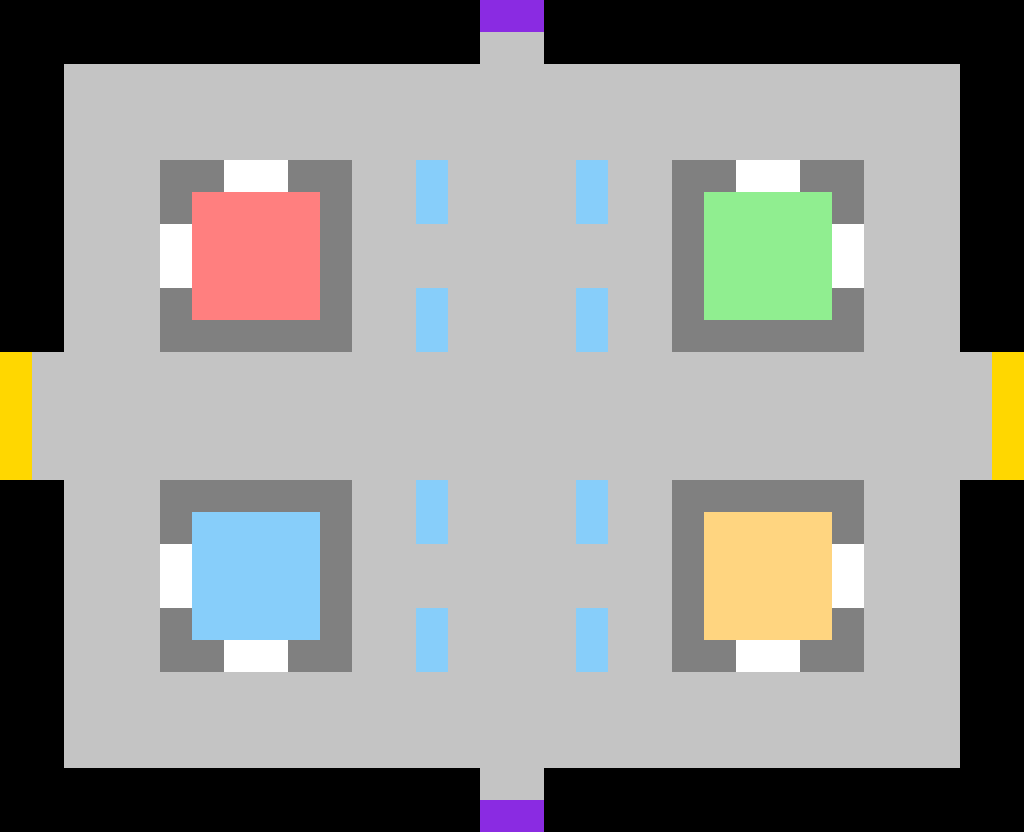

This game map was drawn from its Tiled (.tmx) file and the tilesets committed beside it. A one-line description and the full map source follow:
An orthogonal 32x26 tile map with 32x32 px tiles, 1 tile layer (floor) and 9 objects (SpawnPointLeft, SpawnPointRight, SpawnPointUp, SpawnPointBottom, SpawnPointCenter, ...).

<map version="1.10" tiledversion="1.11.0" orientation="orthogonal" renderorder="right-down" width="32" height="26" tilewidth="32" tileheight="32" infinite="0" nextlayerid="9" nextobjectid="12">
 <editorsettings>
  <export target="../map4.json" format="json" />
 </editorsettings>
 <tileset firstgid="1" name="mapy" tilewidth="32" tileheight="32" tilecount="11" columns="11">
  <properties>
   <property name="collides" type="bool" value="true" />
  </properties>
  <image source="../terrain.png" width="352" height="32" />
  <tile id="0">
   <properties>
    <property name="canEndGame" type="bool" value="false" />
    <property name="collides" type="bool" value="false" />
    <property name="isTunnel" type="bool" value="false" />
    <property name="slowsPlayer" type="bool" value="false" />
   </properties>
  </tile>
  <tile id="1">
   <properties>
    <property name="canEndGame" type="bool" value="false" />
    <property name="collides" type="bool" value="false" />
    <property name="isTunnel" type="bool" value="false" />
    <property name="slowsPlayer" type="bool" value="false" />
   </properties>
  </tile>
  <tile id="2">
   <properties>
    <property name="canEndGame" type="bool" value="false" />
    <property name="collides" type="bool" value="true" />
    <property name="isTunnel" type="bool" value="false" />
    <property name="slowsPlayer" type="bool" value="false" />
   </properties>
  </tile>
  <tile id="3">
   <properties>
    <property name="TeleporterID" type="int" value="0" />
    <property name="canEndGame" type="bool" value="false" />
    <property name="collides" type="bool" value="false" />
    <property name="isTunnel" type="bool" value="false" />
    <property name="slowsPlayer" type="bool" value="false" />
   </properties>
  </tile>
  <tile id="4">
   <properties>
    <property name="canEndGame" type="bool" value="false" />
    <property name="collides" type="bool" value="false" />
    <property name="isTunnel" type="bool" value="true" />
    <property name="slowsPlayer" type="bool" value="false" />
   </properties>
  </tile>
  <tile id="5">
   <properties>
    <property name="canEndGame" type="bool" value="false" />
    <property name="collides" type="bool" value="false" />
    <property name="isTunnel" type="bool" value="true" />
    <property name="slowsPlayer" type="bool" value="false" />
   </properties>
  </tile>
  <tile id="6">
   <properties>
    <property name="canEndGame" type="bool" value="false" />
    <property name="collides" type="bool" value="true" />
    <property name="isTunnel" type="bool" value="false" />
    <property name="slowsPlayer" type="bool" value="false" />
   </properties>
  </tile>
  <tile id="7">
   <properties>
    <property name="canEndGame" type="bool" value="false" />
    <property name="collides" type="bool" value="true" />
    <property name="isTunnel" type="bool" value="false" />
    <property name="slowsPlayer" type="bool" value="false" />
   </properties>
  </tile>
  <tile id="8">
   <properties>
    <property name="canEndGame" type="bool" value="false" />
    <property name="collides" type="bool" value="true" />
    <property name="isTunnel" type="bool" value="false" />
    <property name="slowsPlayer" type="bool" value="false" />
   </properties>
  </tile>
  <tile id="9">
   <properties>
    <property name="canEndGame" type="bool" value="false" />
    <property name="collides" type="bool" value="true" />
    <property name="isTunnel" type="bool" value="false" />
    <property name="slowsPlayer" type="bool" value="false" />
   </properties>
  </tile>
  <tile id="10">
   <properties>
    <property name="canEndGame" type="bool" value="false" />
    <property name="collides" type="bool" value="true" />
    <property name="isTunnel" type="bool" value="false" />
    <property name="slowsPlayer" type="bool" value="false" />
   </properties>
  </tile>
 </tileset>
 <layer id="3" name="floor" width="32" height="26">
  <data encoding="csv">
0,0,0,0,0,0,0,0,0,0,0,0,0,0,3,5,5,3,0,0,0,0,0,0,0,0,0,0,0,0,0,0,
0,3,3,3,3,3,3,3,3,3,3,3,3,3,3,2,2,3,3,3,3,3,3,3,3,3,3,3,3,3,3,0,
0,3,2,2,2,2,2,2,2,2,2,2,2,2,2,2,2,2,2,2,2,2,2,2,2,2,2,2,2,2,3,0,
0,3,2,2,2,2,2,2,2,2,2,2,2,2,2,2,2,2,2,2,2,2,2,2,2,2,2,2,2,2,3,0,
0,3,2,2,2,2,2,2,2,2,2,2,2,2,2,2,2,2,2,2,2,2,2,2,2,2,2,2,2,2,3,0,
0,3,2,2,2,1,1,4,4,1,1,2,2,11,2,2,2,2,11,2,2,1,1,4,4,1,1,2,2,2,3,0,
0,3,2,2,2,1,8,8,8,8,1,2,2,11,2,2,2,2,11,2,2,1,7,7,7,7,1,2,2,2,3,0,
0,3,2,2,2,4,8,8,8,8,1,2,2,2,2,2,2,2,2,2,2,1,7,7,7,7,4,2,2,2,3,0,
0,3,2,2,2,4,8,8,8,8,1,2,2,2,2,2,2,2,2,2,2,1,7,7,7,7,4,2,2,2,3,0,
0,3,2,2,2,1,8,8,8,8,1,2,2,11,2,2,2,2,11,2,2,1,7,7,7,7,1,2,2,2,3,0,
3,3,2,2,2,1,1,1,1,1,1,2,2,11,2,2,2,2,11,2,2,1,1,1,1,1,1,2,2,2,3,3,
6,2,2,2,2,2,2,2,2,2,2,2,2,2,2,2,2,2,2,2,2,2,2,2,2,2,2,2,2,2,2,6,
6,2,2,2,2,2,2,2,2,2,2,2,2,2,2,2,2,2,2,2,2,2,2,2,2,2,2,2,2,2,2,6,
6,2,2,2,2,2,2,2,2,2,2,2,2,2,2,2,2,2,2,2,2,2,2,2,2,2,2,2,2,2,2,6,
6,2,2,2,2,2,2,2,2,2,2,2,2,2,2,2,2,2,2,2,2,2,2,2,2,2,2,2,2,2,2,6,
3,3,2,2,2,1,1,1,1,1,1,2,2,11,2,2,2,2,11,2,2,1,1,1,1,1,1,2,2,2,3,3,
0,3,2,2,2,1,11,11,11,11,1,2,2,11,2,2,2,2,11,2,2,1,9,9,9,9,1,2,2,2,3,0,
0,3,2,2,2,4,11,11,11,11,1,2,2,2,2,2,2,2,2,2,2,1,9,9,9,9,4,2,2,2,3,0,
0,3,2,2,2,4,11,11,11,11,1,2,2,2,2,2,2,2,2,2,2,1,9,9,9,9,4,2,2,2,3,0,
0,3,2,2,2,1,11,11,11,11,1,2,2,11,2,2,2,2,11,2,2,1,9,9,9,9,1,2,2,2,3,0,
0,3,2,2,2,1,1,4,4,1,1,2,2,11,2,2,2,2,11,2,2,1,1,4,4,1,1,2,2,2,3,0,
0,3,2,2,2,2,2,2,2,2,2,2,2,2,2,2,2,2,2,2,2,2,2,2,2,2,2,2,2,2,3,0,
0,3,2,2,2,2,2,2,2,2,2,2,2,2,2,2,2,2,2,2,2,2,2,2,2,2,2,2,2,2,3,0,
0,3,2,2,2,2,2,2,2,2,2,2,2,2,2,2,2,2,2,2,2,2,2,2,2,2,2,2,2,2,3,0,
0,3,3,3,3,3,3,3,3,3,3,3,3,3,3,2,2,3,3,3,3,3,3,3,3,3,3,3,3,3,3,0,
0,0,0,0,0,0,0,0,0,0,0,0,0,0,3,5,5,3,0,0,0,0,0,0,0,0,0,0,0,0,0,0
</data>
 </layer>
 <objectgroup id="7" name="SpawnPoints">
  <object id="1" name="SpawnPointLeft" x="128" y="415.333">
   <point />
  </object>
  <object id="2" name="SpawnPointRight" x="896" y="410">
   <point />
  </object>
  <object id="3" name="SpawnPointUp" x="510" y="127.333">
   <point />
  </object>
  <object id="4" name="SpawnPointBottom" x="513.333" y="736.667">
   <point />
  </object>
  <object id="5" name="SpawnPointCenter" x="510" y="418">
   <point />
  </object>
 </objectgroup>
 <objectgroup id="8" name="Teleporters">
  <object id="7" name="TpUP" x="512" y="61.3333">
   <point />
  </object>
  <object id="9" name="TpLEFT" x="62.6667" y="416">
   <point />
  </object>
  <object id="10" name="TpDOWN" x="513.333" y="768">
   <point />
  </object>
  <object id="11" name="TpRIGHT" x="964" y="389.333">
   <point />
  </object>
 </objectgroup>
</map>